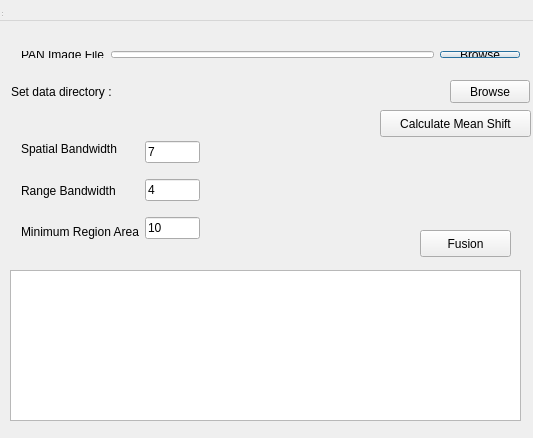
<?xml version="1.0" encoding="UTF-8"?>
<ui version="4.0">
 <class>MainWindow_fusion</class>
 <widget class="QDialog" name="MainWindow_fusion">
  <property name="geometry">
   <rect>
    <x>0</x>
    <y>0</y>
    <width>533</width>
    <height>438</height>
   </rect>
  </property>
  <property name="windowTitle">
   <string>Image Fusion</string>
  </property>
  <widget class="QWidget" name="centralWidget" native="true">
   <property name="geometry">
    <rect>
     <x>0</x>
     <y>0</y>
     <width>541</width>
     <height>451</height>
    </rect>
   </property>
   <widget class="QWidget" name="layoutWidget_2">
    <property name="geometry">
     <rect>
      <x>10</x>
      <y>40</y>
      <width>521</width>
      <height>29</height>
     </rect>
    </property>
    <layout class="QHBoxLayout" name="horizontalLayout_4">
     <item>
      <widget class="QLabel" name="label_2">
       <property name="enabled">
        <bool>true</bool>
       </property>
       <property name="text">
        <string>PAN Image File</string>
       </property>
      </widget>
     </item>
     <item>
      <widget class="QLineEdit" name="lineEdit2">
       <property name="text">
        <string/>
       </property>
      </widget>
     </item>
     <item>
      <widget class="QPushButton" name="Browse_2">
       <property name="text">
        <string>Browse</string>
       </property>
      </widget>
     </item>
    </layout>
   </widget>
   <widget class="QPushButton" name="pushButton">
    <property name="geometry">
     <rect>
      <x>420</x>
      <y>230</y>
      <width>91</width>
      <height>27</height>
     </rect>
    </property>
    <property name="text">
     <string>Fusion</string>
    </property>
   </widget>
   <widget class="QPushButton" name="pushButton_ms">
    <property name="geometry">
     <rect>
      <x>380</x>
      <y>110</y>
      <width>151</width>
      <height>27</height>
     </rect>
    </property>
    <property name="text">
     <string>Calculate Mean Shift</string>
    </property>
    <property name="autoDefault">
     <bool>false</bool>
    </property>
    <property name="default">
     <bool>false</bool>
    </property>
    <property name="flat">
     <bool>false</bool>
    </property>
   </widget>
   <widget class="QWidget" name="layoutWidget">
    <property name="geometry">
     <rect>
      <x>10</x>
      <y>0</y>
      <width>521</width>
      <height>29</height>
     </rect>
    </property>
    <layout class="QHBoxLayout" name="horizontalLayout_5">
     <item>
      <widget class="QLabel" name="label_3">
       <property name="enabled">
        <bool>true</bool>
       </property>
       <property name="text">
        <string>MSS Image File</string>
       </property>
      </widget>
     </item>
     <item>
      <widget class="QLineEdit" name="lineEdit_3">
       <property name="text">
        <string/>
       </property>
      </widget>
     </item>
     <item>
      <widget class="QPushButton" name="Browse_4">
       <property name="text">
        <string>Browse</string>
       </property>
      </widget>
     </item>
    </layout>
   </widget>
   <widget class="QWidget" name="layoutWidget_4">
    <property name="geometry">
     <rect>
      <x>10</x>
      <y>120</y>
      <width>201</width>
      <height>141</height>
     </rect>
    </property>
    <layout class="QHBoxLayout" name="horizontalLayout_2">
     <item>
      <layout class="QVBoxLayout" name="verticalLayout_2">
       <item>
        <widget class="QLabel" name="label_6">
         <property name="autoFillBackground">
          <bool>false</bool>
         </property>
         <property name="inputMethodHints">
          <set>Qt::ImhDigitsOnly</set>
         </property>
         <property name="text">
          <string>Spatial Bandwidth</string>
         </property>
        </widget>
       </item>
       <item>
        <widget class="QLabel" name="label_7">
         <property name="text">
          <string>Range Bandwidth</string>
         </property>
        </widget>
       </item>
       <item>
        <widget class="QLabel" name="label_8">
         <property name="text">
          <string>Minimum Region Area</string>
         </property>
        </widget>
       </item>
      </layout>
     </item>
     <item>
      <layout class="QVBoxLayout" name="verticalLayout">
       <item>
        <widget class="QLineEdit" name="lineEdit_s1">
         <property name="text">
          <string>7</string>
         </property>
        </widget>
       </item>
       <item>
        <widget class="QLineEdit" name="lineEdit_r1">
         <property name="text">
          <string>4</string>
         </property>
        </widget>
       </item>
       <item>
        <widget class="QLineEdit" name="lineEdit_m1">
         <property name="text">
          <string>10</string>
         </property>
        </widget>
       </item>
      </layout>
     </item>
    </layout>
   </widget>
   <widget class="QTextBrowser" name="textBrowser">
    <property name="geometry">
     <rect>
      <x>10</x>
      <y>270</y>
      <width>511</width>
      <height>151</height>
     </rect>
    </property>
   </widget>
   <widget class="QPushButton" name="pushButton_dir">
    <property name="geometry">
     <rect>
      <x>450</x>
      <y>80</y>
      <width>80</width>
      <height>23</height>
     </rect>
    </property>
    <property name="text">
     <string>Browse</string>
    </property>
   </widget>
   <widget class="QLabel" name="label_10">
    <property name="geometry">
     <rect>
      <x>11</x>
      <y>78</y>
      <width>260</width>
      <height>27</height>
     </rect>
    </property>
    <property name="text">
     <string>Set data directory :</string>
    </property>
   </widget>
   <widget class="QLabel" name="label_dir">
    <property name="geometry">
     <rect>
      <x>105</x>
      <y>85</y>
      <width>301</width>
      <height>16</height>
     </rect>
    </property>
    <property name="text">
     <string/>
    </property>
   </widget>
   <widget class="QWidget" name="layoutWidget">
    <property name="geometry">
     <rect>
      <x>220</x>
      <y>180</y>
      <width>301</width>
      <height>22</height>
     </rect>
    </property>
    <layout class="QHBoxLayout" name="horizontalLayout">
     <item>
      <widget class="QLabel" name="label_5">
       <property name="enabled">
        <bool>true</bool>
       </property>
       <property name="text">
        <string>Minimum Area</string>
       </property>
      </widget>
     </item>
     <item>
      <widget class="QLineEdit" name="lineEditArea"/>
     </item>
     <item>
      <widget class="QLabel" name="label_4">
       <property name="enabled">
        <bool>true</bool>
       </property>
       <property name="text">
        <string>Threshold</string>
       </property>
      </widget>
     </item>
     <item>
      <widget class="QLineEdit" name="lineEditTh"/>
     </item>
    </layout>
   </widget>
  </widget>
  <widget class="QMenuBar" name="menuBar">
   <property name="geometry">
    <rect>
     <x>0</x>
     <y>0</y>
     <width>543</width>
     <height>21</height>
    </rect>
   </property>
  </widget>
  <widget class="QToolBar" name="mainToolBar">
   <property name="geometry">
    <rect>
     <x>0</x>
     <y>0</y>
     <width>4</width>
     <height>12</height>
    </rect>
   </property>
  </widget>
  <widget class="QStatusBar" name="statusBar">
   <property name="geometry">
    <rect>
     <x>0</x>
     <y>0</y>
     <width>3</width>
     <height>18</height>
    </rect>
   </property>
  </widget>
 </widget>
 <layoutdefault spacing="6" margin="11"/>
 <resources/>
 <connections/>
</ui>
